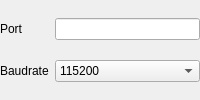
              <widget class="QWidget" name="rigSerialPage_2">
               <layout class="QFormLayout" name="formLayout_13">
                <property name="formAlignment">
                 <set>Qt::AlignLeading|Qt::AlignLeft|Qt::AlignTop</set>
                </property>
                <property name="horizontalSpacing">
                 <number>6</number>
                </property>
                <property name="verticalSpacing">
                 <number>4</number>
                </property>
                <property name="leftMargin">
                 <number>0</number>
                </property>
                <property name="topMargin">
                 <number>2</number>
                </property>
                <property name="rightMargin">
                 <number>0</number>
                </property>
                <property name="bottomMargin">
                 <number>0</number>
                </property>
                <item row="0" column="0">
                 <widget class="QLabel" name="rigPortLabel_2">
                  <property name="text">
                   <string>Port</string>
                  </property>
                 </widget>
                </item>
                <item row="0" column="1">
                 <widget class="QLineEdit" name="steppirPortEdit">
                  <property name="sizePolicy">
                   <sizepolicy hsizetype="Preferred" vsizetype="Fixed">
                    <horstretch>0</horstretch>
                    <verstretch>0</verstretch>
                   </sizepolicy>
                  </property>
                  <property name="toolTip">
                   <string>Use COMxx for Window or path to COM port under Unix-like OS</string>
                  </property>
                  <property name="text">
                   <string/>
                  </property>
                 </widget>
                </item>
                <item row="1" column="0">
                 <widget class="QLabel" name="rigBaudLabel_2">
                  <property name="sizePolicy">
                   <sizepolicy hsizetype="Expanding" vsizetype="Expanding">
                    <horstretch>0</horstretch>
                    <verstretch>0</verstretch>
                   </sizepolicy>
                  </property>
                  <property name="text">
                   <string>Baudrate</string>
                  </property>
                 </widget>
                </item>
                <item row="1" column="1">
                 <widget class="QComboBox" name="steppirBaudSelect">
                  <property name="sizePolicy">
                   <sizepolicy hsizetype="Preferred" vsizetype="Fixed">
                    <horstretch>0</horstretch>
                    <verstretch>0</verstretch>
                   </sizepolicy>
                  </property>
                  <property name="focusPolicy">
                   <enum>Qt::StrongFocus</enum>
                  </property>
                  <item>
                   <property name="text">
                    <string notr="true">115200</string>
                   </property>
                  </item>
                  <item>
                   <property name="text">
                    <string>57600</string>
                   </property>
                  </item>
                  <item>
                   <property name="text">
                    <string>38400</string>
                   </property>
                  </item>
                  <item>
                   <property name="text">
                    <string>19200</string>
                   </property>
                  </item>
                  <item>
                   <property name="text">
                    <string>9600</string>
                   </property>
                  </item>
                  <item>
                   <property name="text">
                    <string>4800</string>
                   </property>
                  </item>
                  <item>
                   <property name="text">
                    <string>2400</string>
                   </property>
                  </item>
                  <item>
                   <property name="text">
                    <string notr="true">1200</string>
                   </property>
                  </item>
                 </widget>
                </item>
               </layout>
              </widget>
